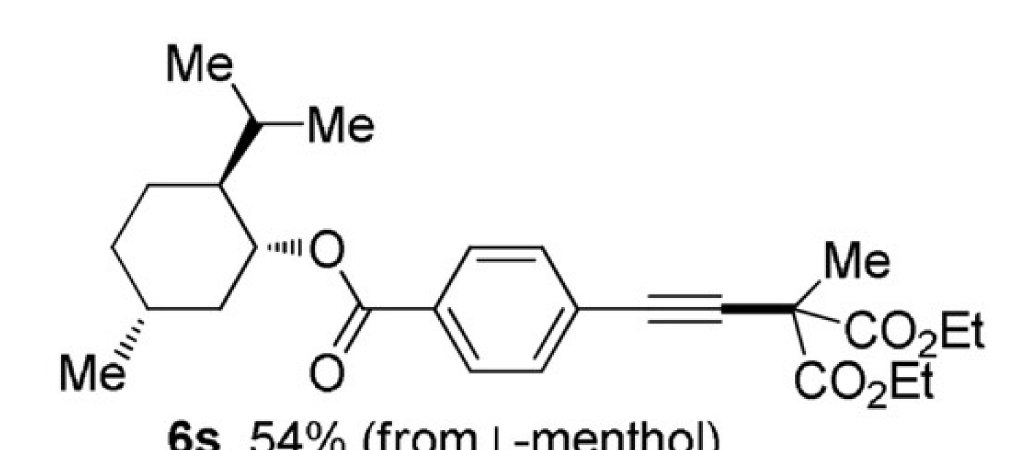
#> input picture dataset/raw/mol_0141.png, 3073 x 1350 px (shown at 1/3 size)
$ python debug_process_img.py
#> lines starting #> are read from the running program, lines starting #| are printed output that depends on the picture; after the words box and inside, x2 and y2 are one past the last pixel; in counts of white or black regions, pixels touching at a corner belong together
### image_processor/process.py
import cv2
import numpy as np
from sklearn.cluster import DBSCAN, HDBSCAN
from image_processor.detectors import extract_structure_mask
from image_processor.filters import filter_contours_by_area, distance_weighted_sample, extract_point_cloud
from collections import Counter
from image_processor.img_preprocess import rescale, preprocess, is_this_jpg

def distance_weighted_cluster(img_path, eps, min_samples, uniform_step, far_points_per_contour, use_endpoint_boost=True):
    is_jpg = is_this_jpg(img_path)
    ksize = 14
    img = cv2.imread(img_path)
    if img is None:
        print(":x: 图片读取失败")
        return
    # 1. 边缘 + 初筛
    h, w = img.shape[:2]

    if h < 1500 or h > 2500:
        img = rescale( img, scale=1500.0/h )

    edges = extract_structure_mask(img)

    contours, _ = cv2.findContours(
        edges, cv2.RETR_EXTERNAL, cv2.CHAIN_APPROX_SIMPLE
    )

    # [12 lines of commented-out code are left out]

    '''
    contours = [
        cnt for cnt in contours
        if 80 < cv2.contourArea(cnt) < img.shape[0]*img.shape[1]*0.35
    ]
    '''
    if len(contours) == 0:
        print(":warning: 未检测到轮廓")
        return
    # 2. 构建点云
    points, point_map = extract_point_cloud(img, contours, uniform_step, far_points_per_contour, use_endpoint_boost)


    # 3. DBSCAN 聚类
    db = DBSCAN(eps=eps, min_samples=min_samples)
    labels = db.fit_predict(points)


    # 3. HDBSCAN 聚类
    #db = HDBSCAN(min_cluster_size=MIN_SAMPLES, min_samples=MIN_SAMPLES)
    #labels = db.fit_predict(points)


    # 4. 可视化点云
    #cloud_vis = draw_point_cloud(img, points, labels)
    #cv2.imshow("1. Distance-Weighted Point Cloud", cloud_vis)
    # 5. 找主聚类
    label_counts = Counter(labels)
    label_counts.pop(-1, None)
    if not label_counts:
        print(":warning: 未找到主结构聚类")
        return
    main_label = max(label_counts, key=label_counts.get)
    # 6. 主聚类点 → 主聚类轮廓
    contour_labels = np.full(len(contours), -1)
    for i, lbl in enumerate(labels):
        if point_map[i] != -1 and lbl == main_label:
            contour_labels[point_map[i]] = main_label

    # 7. 主聚类轮廓 -- 主聚类轮廓中的次聚类点 -- 相关次聚类轮廓
    main_contour_idx = [i for i in range(len(contours)) if contour_labels[i] == main_label]

    sub_cluster_lablels = [lbl for i, lbl in enumerate(labels) if point_map[i] in main_contour_idx]

    for i, lbl in enumerate(labels):
        if point_map[i] != -1 and lbl in sub_cluster_lablels:
            contour_labels[point_map[i]] = lbl


    # 8. 生成掩膜
    mask = np.zeros(img.shape[:2], dtype=np.uint8)
    for i, cnt in enumerate(contours):
        if contour_labels[i] != -1:
            cv2.fillPoly(mask, [cnt], 255)

    masked = cv2.bitwise_and(img, img, mask=mask)
    #cv2.imshow("2. Main Structure Mask", mask)
    #cv2.imshow("3. Final Result", masked)
    gray = cv2.cvtColor(masked, cv2.COLOR_BGR2GRAY)

    return gray


def save_for_ocr(mask, out_path, invert=True, pad=10):
    """
    mask: 结构式掩膜（0/255）
    """
    # 可选反色
    if invert:
        roi = cv2.bitwise_not(mask)
    else:
        roi = mask
    # 加 padding
    roi = cv2.copyMakeBorder(
        roi, pad, pad, pad, pad,
        borderType=cv2.BORDER_CONSTANT,
        value=255 if invert else 0
    )
    cv2.imwrite(out_path, roi)


def process_one_image(img_path, out_path, invert=False):
    # ===== 可调参数=====

    EPS = 70                # 聚类半径
    MIN_SAMPLES = 7        # 最小点数
    uniform_step = 3
    far_points_per_contour = 10   # 远端采样数
    use_endpoint_boost = True    # 是否强制加入最远端点

    masked = distance_weighted_cluster(img_path, EPS, MIN_SAMPLES, uniform_step, far_points_per_contour, use_endpoint_boost)

    save_for_ocr(masked, out_path, invert)

### image_processor/img_preprocess.py
#preprocessing for jpg s
import cv2

def is_this_jpg(img_path):
    if img_path.lower().endswith(('.png', '.jpg', '.jpeg')):
        return True
    else:
        return False

def rescale(img, scale=2):
    return cv2.resize(
        img,
        None,
        fx=scale,
        fy=scale,
        interpolation=cv2.INTER_CUBIC
    )

# [55 lines left out: functions remove_jpeg_blocks, guided_enhance, connect_broken_edges, preprocess, not called in this run]

### image_processor/detectors.py
# detectors.py
import cv2
import numpy as np

def extract_structure_mask(img, blur_ksize=5, canny_low=50, canny_high=150, vis=False):
    """
    返回结构式的二值掩膜
    """
    # Convert original image to grayscale
    gray = cv2.cvtColor(img, cv2.COLOR_BGR2GRAY)

    # 去噪
    blurred = cv2.GaussianBlur(gray, (blur_ksize, blur_ksize), 0)

    # 边缘检测

    edges = cv2.Canny(blurred, canny_low, canny_high)

    # 膨胀边缘，连起虚线
    #kernel = np.ones((2,2), np.uint8)
    #edges = cv2.dilate(edges, kernel, iterations=1)
    if vis:
        cv2.imshow("2. Edge Mask", edges)
    return edges

### image_processor/filters.py
# filters.py
import cv2
import numpy as np

# [22 lines left out: function filter_contours_by_area, not called in this run]

def distance_weighted_sample(cnt, uniform_step=3, n_samples=8, boost_endpoints=True):
    """
    按到中心点的距离加权采样轮廓点
    加轮廓均匀采点
    """
    cnt = cnt.reshape(-1, 2)
    M = cv2.moments(cnt)
    if M["m00"] == 0:
        return cnt[::1]

    cx = M["m10"] / M["m00"]
    cy = M["m01"] / M["m00"]
    center = np.array([cx, cy])
    pts = cnt.astype(np.float32)

    pts_uniform = cnt[::uniform_step]


    dists = np.linalg.norm(pts - center, axis=1)
    # 距离权重
    probs = dists / dists.sum()

    replace = False
    if n_samples < len(cnt) * 0.1:
        n_samples = int(len(cnt) * 0.1)
    elif n_samples > len(cnt)-5:
        n_samples = len(cnt) - 1
        replace = True

    # print(len(cnt))
    idx_weighted = np.random.choice(
        len(cnt),
        size=n_samples,
        replace=replace,
        p=probs
    )

    sampled = np.vstack([pts_uniform, pts[idx_weighted]])

    # 强制加入最远的两个端点
    if boost_endpoints:
        far_idx = np.argsort(dists)[-2:]
        sampled = np.vstack([sampled, pts[far_idx]])

    return sampled


def sample_skeleton_points(img, n_samples=30):
    # Convert original image to grayscale
    gray = cv2.cvtColor(img, cv2.COLOR_BGR2GRAY)
    thresh = cv2.adaptiveThreshold(gray, 255, cv2.ADAPTIVE_THRESH_GAUSSIAN_C,
                                   cv2.THRESH_BINARY_INV, blockSize=11, C=2)
    skel = cv2.ximgproc.thinning(thresh)

    pts = np.column_stack(np.where(skel > 0))

    if len(pts) == 0:
        return np.empty((0, 2))

    if n_samples < len(pts) * 0.2:
        n_samples = int(len(pts) * 0.2)
    elif n_samples > len(pts)-5:
        n_samples = len(pts) - 1
    # [13 lines of commented-out code are left out]
    skel_pts = np.array([(x, y) for (y, x) in pts[::int(len(pts)/n_samples)]])
    return skel_pts

def assign_skeleton_to_contours(skel_pts, contours, max_dist=10):
    """
    返回：
    skeleton_points: Nx2
    skeleton_owner: N (轮廓索引)
    """
    skel_pts = skel_pts.astype(np.uint8)

    return np.repeat(-1, len(skel_pts))
    # [16 lines of commented-out code are left out]

def extract_point_cloud(img, contours, uniform_step, far_points_per_contour, use_endpoint_boost):
    """
    返回：
    - points: Nx2
    - point_map: 每个点对应哪个轮廓
    """
    # Two sets of points Contour Skeleton
    points = []
    point_map = []
    for i, cnt in enumerate(contours):
        # 中心点
        M = cv2.moments(cnt)
        if M["m00"] != 0:
            cx = M["m10"] / M["m00"]
            cy = M["m01"] / M["m00"]
            points.append([cx, cy])
            point_map.append(i)
        # 距离加权远端采样
        far_pts = distance_weighted_sample(
            cnt,
            uniform_step,
            far_points_per_contour,
            use_endpoint_boost
        )
        for p in far_pts:
            points.append(p.tolist())
            point_map.append(i)

    s_pts = sample_skeleton_points(img)

    skel_owner = assign_skeleton_to_contours(s_pts, contours)
    for j, p in enumerate(s_pts):
        points.append(p.tolist())
        point_map.append( skel_owner[j] )

    return np.array(points), point_map

### debug_process_img.py
import cv2
from image_processor.process import process_one_image
import os


if __name__ == "__main__":
    test_images = [
        "dataset/raw/mol_0216.png",
        "dataset/raw/mol_0220.jpg",
        "dataset/raw/mol_0222.png",
        "dataset/raw/mol_0141.png",
    ]
    test_images = [
        "dataset/raw/"+f for f in os.listdir("dataset/raw")
        if f.lower().endswith(('.png', '.jpg', '.jpeg'))
    ]
    for i, path in enumerate(test_images):
        process_one_image(path, f"dataset/processed/test{i}.png", invert=True)
#> in distance_weighted_cluster, img is the input picture: shape (1350, 3073, 3); min 0, max 255, mean 243.4
#> in rescale, `return cv2.resize( img, None, fx=scale, fy=scale, interpolation=cv2.IN..`:
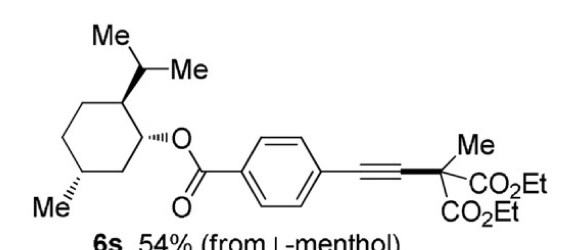
#> returned value: shape (1500, 3414, 3) (shown at 1/6 size); min 0, max 255, mean 243.4
#> in extract_structure_mask, `edges = cv2.Canny(blurred, canny_low, canny_high)`:
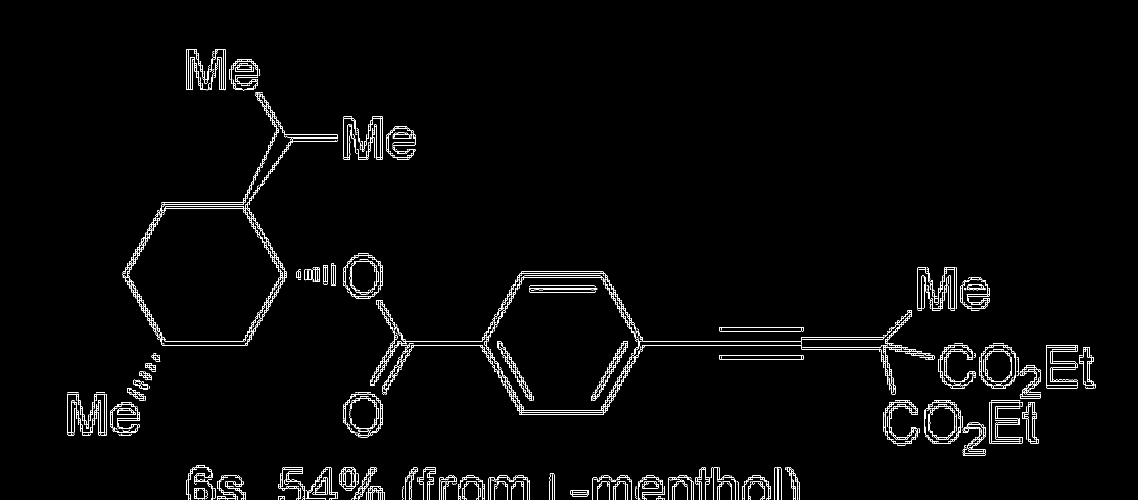
#> edges: shape (1500, 3414) (shown at 1/3 size); 1.3% white in thin lines or dots, all inside (x1, y1, x2, y2) = (203, 147, 3287, 1500)
#> in distance_weighted_cluster, `contours, _ = cv2.findContours( edges, cv2.RETR_EXTERNAL, cv2.CHAIN_AP..`: contours = 1286 contours, 1193 with area under 20; largest, box (x1, y1, x2, y2) and area: (2789, 1219, 2866, 1312) 6195, (1052, 783, 1129, 877) 6140, (3139, 1035, 3233, 1165) 5307, (2884, 839, 2968, 926) 4624, (338, 1212, 419, 1299) 4397
#> the loop in extract_point_cloud, `for i, cnt in enumerate(contours):` made 1286 passes
#> (pts in distance_weighted_sample, pts_uniform in distance_weighted_sample, dists in distance_weighted_sample, probs in distance_weighted_sample, replace in distance_weighted_sample, n_samples in distance_weighted_sample) on passes 46, 48: ([[1142, 1476], [1142, 1477], [1143, 1476], [1144, 1476]], [[1142, 1476], [1144, 1476]], [0.471, 0.745, 0.745, 1.7], [0.129, 0.204, 0.204, 0.464], True, 3), ([[1107, 1476], [1108, 1476], [1109, 1477], [1109, 1476]], [[1107, 1476], [1109, 1476]], [1.7, 0.745, 0.745, 0.471], [0.464, 0.204, 0.204, 0.129], True, 3)
#> after the loop in extract_point_cloud, `for i, cnt in enumerate(contours):`: point_map = 21889 items
#> in sample_skeleton_points, `thresh = cv2.adaptiveThreshold(gray, 255, cv2.ADAPTIVE_THRESH_GAUSSIAN..`:
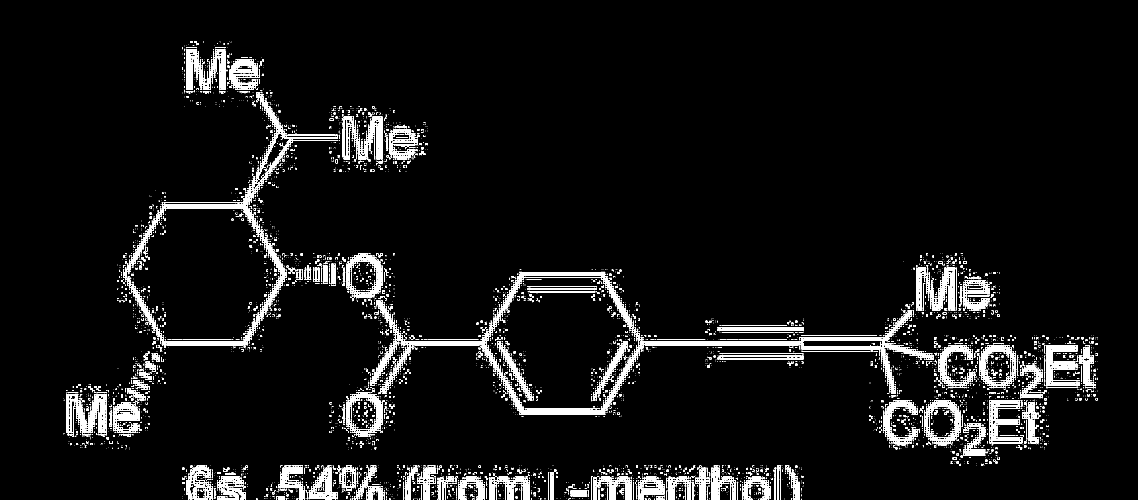
#> thresh: shape (1500, 3414) (shown at 1/3 size); 4.9% white; 6425 white regions (5439 under 20 px), largest, box (x1, y1, x2, y2) and area: (1111, 821, 2802, 1245) 34436, (369, 277, 1014, 1036) 20593, (559, 147, 676, 270) 6128
#> in sample_skeleton_points, `skel = cv2.ximgproc.thinning(thresh)`:
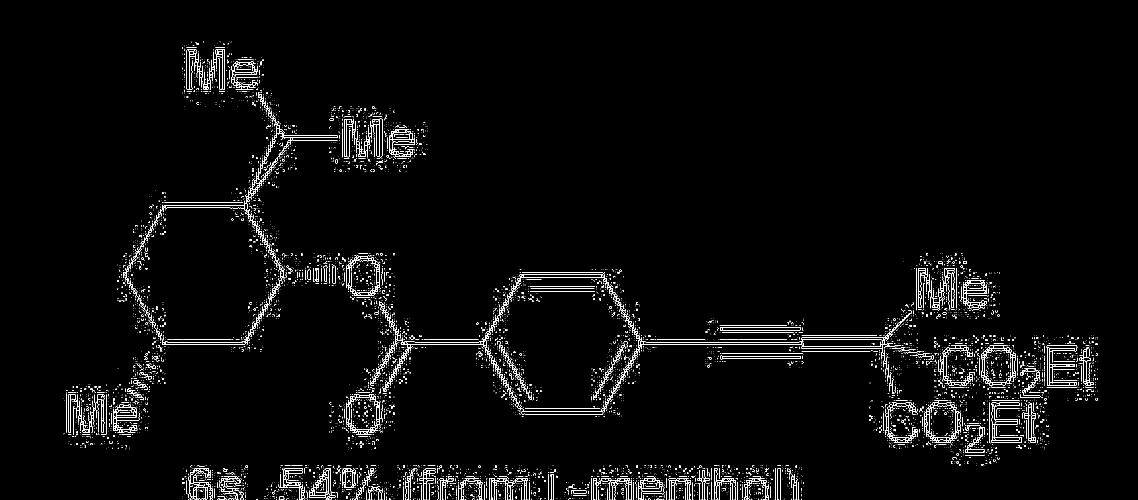
#> skel: shape (1500, 3414) (shown at 1/3 size); 1.7% white in thin lines or dots, all inside (x1, y1, x2, y2) = (191, 124, 3293, 1500)
#> in sample_skeleton_points, `pts = np.column_stack(np.where(skel > 0))`: pts = 86034 pairs, first value 124 to 1499, second value 191 to 3292
#> in sample_skeleton_points, `n_samples = int(len(pts) * 0.2)`: n_samples = 17206
#> in sample_skeleton_points, `skel_pts = np.array([(x, y) for (y, x) in pts[::int(len(pts)/n_samples..`: skel_pts = 17207 pairs, first value 198 to 3292, second value 124 to 1499
#> in extract_point_cloud, `s_pts = sample_skeleton_points(img)`: s_pts has the same summary as skel_pts in sample_skeleton_points
#> in assign_skeleton_to_contours, `skel_pts = skel_pts.astype(np.uint8)`: skel_pts = 17207 pairs, first value 0 to 255, second value 0 to 255
#> in extract_point_cloud, `skel_owner = assign_skeleton_to_contours(s_pts, contours)`: skel_owner = 17207 values from -1 to -1
#> the loop in extract_point_cloud, `for j, p in enumerate(s_pts):` made 17207 passes
#> p on passes 1 to 3: [609, 124], [575, 125], [587, 126]
#> after the loop in extract_point_cloud, `for j, p in enumerate(s_pts):`: point_map = 39096 items
#> in distance_weighted_cluster, `points, point_map = extract_point_cloud(img, contours, uniform_step, f..`: points = 39096 pairs, first value 198 to 3292, second value 124 to 1499; point_map = 39096 items
#> in distance_weighted_cluster, `label_counts = Counter(labels)`: label_counts = {0: 39096}
#> in distance_weighted_cluster, `main_label = max(label_counts, key=label_counts.get)`: main_label = 0
#> in distance_weighted_cluster, `contour_labels = np.full(len(contours), -1)`: contour_labels = 1286 values from -1 to -1
#> after the loop in distance_weighted_cluster, `for i, lbl in enumerate(labels):`: contour_labels = 1286 values from 0 to 0
#> in distance_weighted_cluster, `main_contour_idx = [i for i in range(len(contours)) if contour_labels[..`: main_contour_idx = 1286 values from 0 to 1285
#> in distance_weighted_cluster, `sub_cluster_lablels = [lbl for i, lbl in enumerate(labels) if point_ma..`: sub_cluster_lablels = 21889 items
#> the loop in distance_weighted_cluster, `for i, cnt in enumerate(contours):` made 1286 passes
#> cnt on passes 1 to 3: [[1975, 1498], [1975, 1499]], [[675, 1498], [675, 1499]], [[657, 1498], [657, 1499]]
#> after the loop in distance_weighted_cluster, `for i, cnt in enumerate(contours):`:
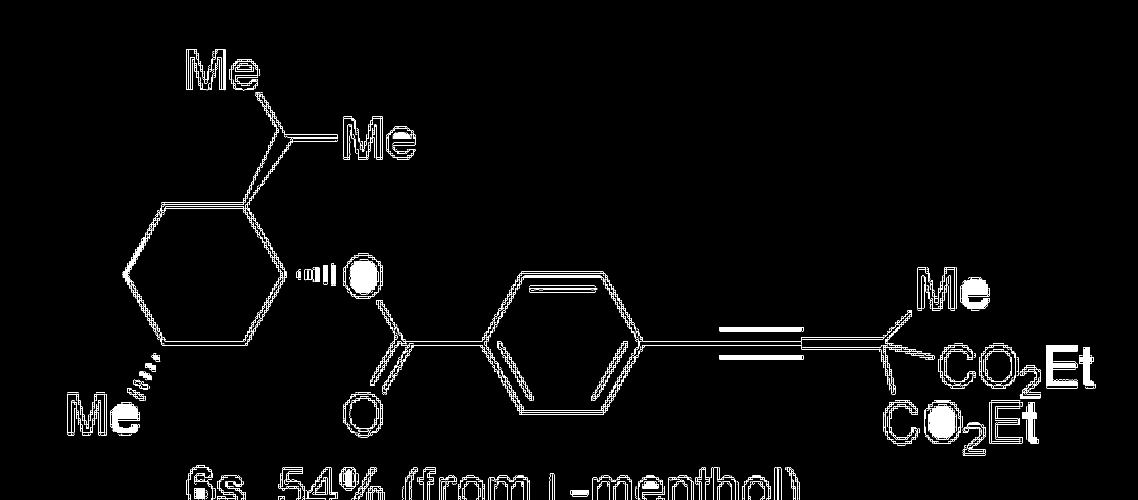
#> mask: shape (1500, 3414) (shown at 1/3 size); 2.2% white; 1286 white regions (845 under 20 px), largest, box (x1, y1, x2, y2) and area: (2789, 1219, 2866, 1312) 6368, (1052, 783, 1129, 877) 6311, (3139, 1035, 3233, 1165) 5829
#> in distance_weighted_cluster, `masked = cv2.bitwise_and(img, img, mask=mask)`:
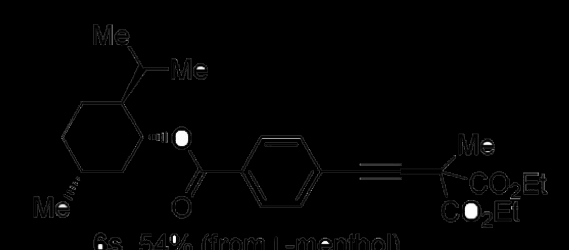
#> masked: shape (1500, 3414, 3) (shown at 1/6 size); min 0, max 255, mean 2.7
#> in save_for_ocr, `roi = cv2.copyMakeBorder( roi, pad, pad, pad, pad, borderType=cv2.BORD..`:
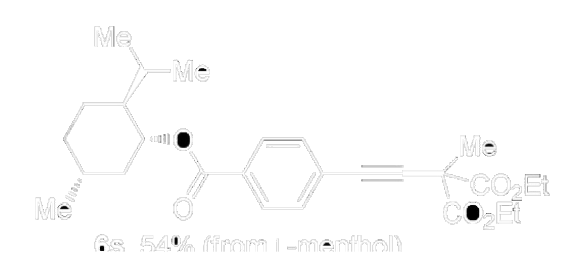
#> roi: shape (1520, 3434) (shown at 1/6 size); min 0, max 255, mean 252.4
#> pass 2 of the loop `for i, path in enumerate(test_images):`:
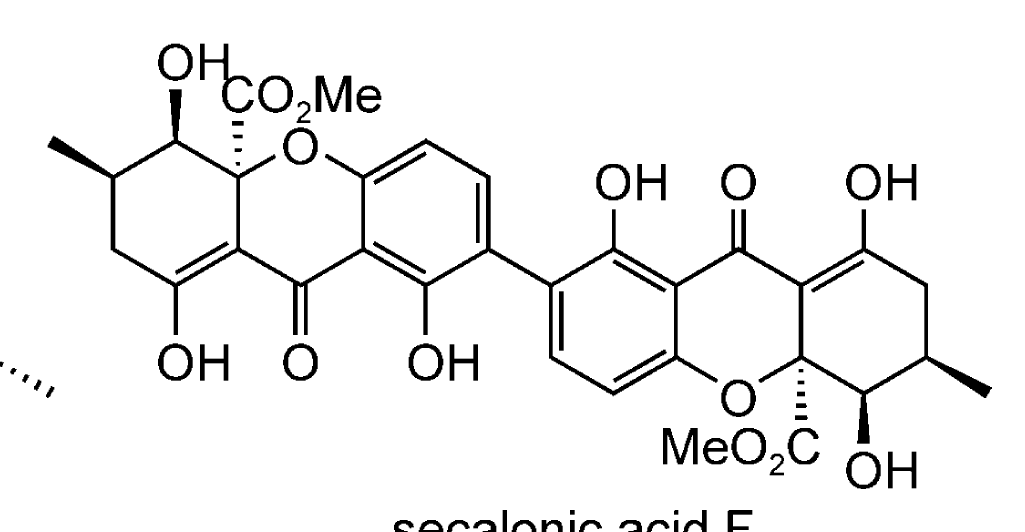
#> input picture dataset/raw/mol_0216.png, 3073 x 1594 px (shown at 1/3 size)
#> in distance_weighted_cluster, img is the input picture: shape (1594, 3073, 3); 94.8% white; 64 black regions, largest, box (x1, y1, x2, y2) and area: (143, 268, 2976, 1331) 116271, (600, 131, 761, 339) 7108, (947, 227, 1054, 336) 6237
#> blurred: shape (1594, 3073)
#> contours = 60 contours, 7 with area under 20; largest, box (x1, y1, x2, y2) and area: (142, 267, 2976, 1331) 572518, (2537, 1354, 2642, 1467) 9376, (2163, 1138, 2268, 1251) 9367, (1225, 1029, 1330, 1142) 9364, (473, 130, 578, 243) 9358
#> the loop in extract_point_cloud (call 2), `for i, cnt in enumerate(contours):` made 60 passes
#> (replace in distance_weighted_sample, idx_weighted in distance_weighted_sample, far_idx in distance_weighted_sample) on passes 1 to 2: (False, [23, 5, 17, 42, 24, 43, 40, 51, 31, 10], [43, 16]), (False, [48, 53, 45, 9, 10, 19, 40, 44, 12, 38], [14, 41])
#> in sample_skeleton_points (call 2), `skel = cv2.ximgproc.thinning(thresh)`:
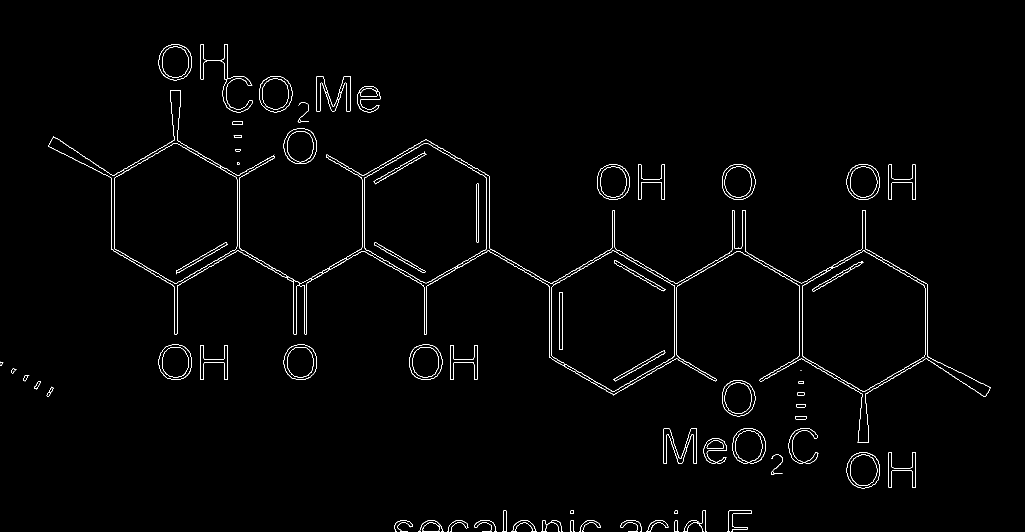
#> skel: shape (1594, 3073) (shown at 1/3 size); 0.8% white in thin lines or dots, all inside (x1, y1, x2, y2) = (0, 133, 2973, 1594)
#> the loop in extract_point_cloud (call 2), `for j, p in enumerate(s_pts):` made 7877 passes
#> p on passes 1 to 3: [514, 133], [519, 133], [524, 133]
#> the loop in distance_weighted_cluster (call 2), `for i, cnt in enumerate(contours):` made 60 passes
#> in save_for_ocr (call 2), `roi = cv2.copyMakeBorder( roi, pad, pad, pad, pad, borderType=cv2.BORD..`:
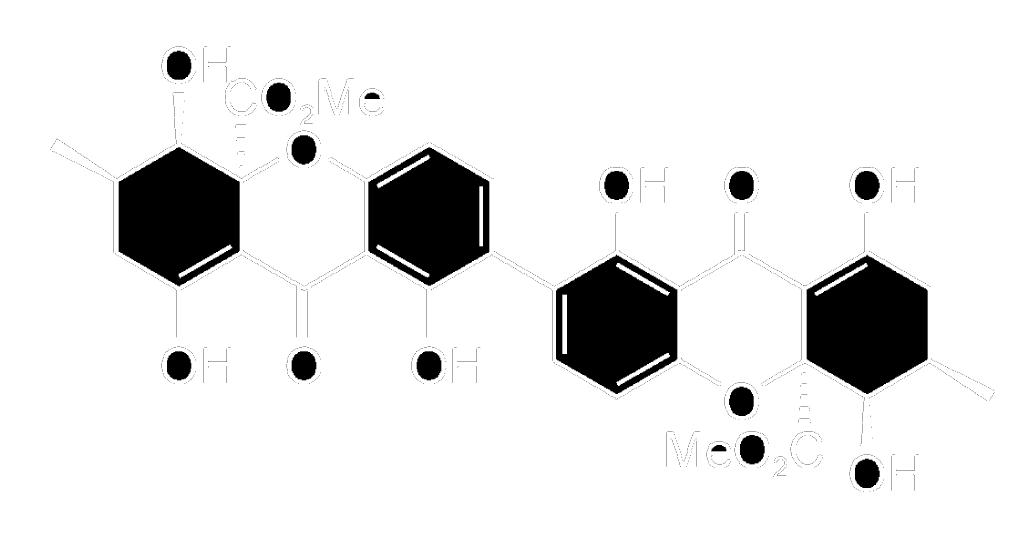
#> roi: shape (1614, 3093) (shown at 1/3 size); 89.7% white; 2332 black regions (2245 under 20 px), largest, box (x1, y1, x2, y2) and area: (2420, 764, 2783, 1182) 111491, (356, 442, 719, 860) 111431, (1105, 442, 1468, 857) 107286
